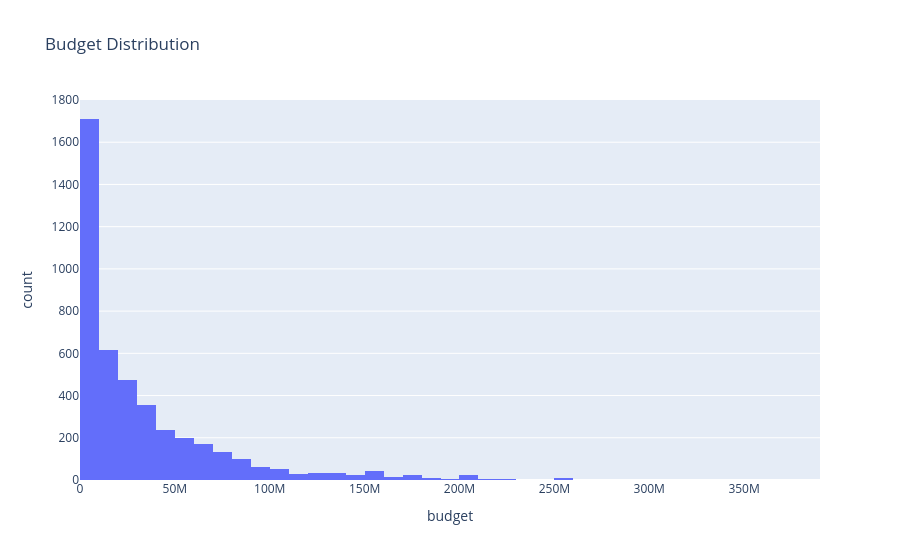

The code cell stored with this chart in its notebook:
### Code cell
fig = px.histogram(

    df,

    x="budget",

    nbins=40,

    title="Budget Distribution"

)

fig.show()

### Figure 1 — Plotly figure (JSON) as saved in the notebook; plotly's stock layout.template omitted (floating-point values rounded to 4 significant figures; data arrays with more than 128 entries replaced by an {"elided": "..."} marker saying what was removed)
{"data": [{"bingroup": "x", "hovertemplate": "budget=%{x}<br>count=%{y}<extra></extra>", "legendgroup": "", "marker": {"color": "#636efa", "pattern": {"shape": ""}}, "name": "", "nbinsx": 40, "orientation": "v", "showlegend": false, "type": "histogram", "x": {"elided": "4375 int values"}, "xaxis": "x", "yaxis": "y"}], "layout": {"barmode": "relative", "legend": {"tracegroupgap": 0}, "title": {"text": "Budget Distribution"}, "xaxis": {"anchor": "y", "domain": [0, 1], "title": {"text": "budget"}}, "yaxis": {"anchor": "x", "domain": [0, 1], "title": {"text": "count"}}}}
